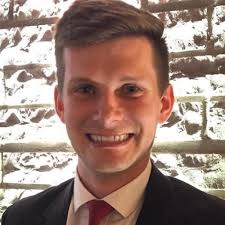
#> input picture imgs/heitor.jpg, 225 x 225 px, found by its file name
$ python svd_compressao.py
#> lines starting #> are read from the running program, lines starting #| are printed output that depends on the picture
"""
Compressão de imagem com SVD (Decomposição em Valores Singulares)

Ideia: toda matriz A (m x n) pode ser escrita como A = U @ diag(S) @ Vt.
Se guardarmos só os k maiores valores singulares, obtemos uma aproximação A_k
que usa bem menos dados e ainda parece com a original.

Uso:
    python svd_compressao.py minha_foto.jpg
"""

import sys
import numpy as np
import matplotlib.pyplot as plt
from PIL import Image

# ---------------------------------------------------------------
# 1) CONFIGURAÇÃO
# ---------------------------------------------------------------
CAMINHO = sys.argv[1] if len(sys.argv) > 1 else "heitor.jpg"
VALORES_K = [2, 5, 20, 50, 100]  # quantos valores singulares manter


# ---------------------------------------------------------------
# 2) FUNÇÕES
# ---------------------------------------------------------------
def carregar_imagem(caminho):
    """Abre a imagem em tons de cinza e devolve uma matriz numpy (m x n)."""
#> called with caminho = 'heitor.jpg'
    img = Image.open(caminho).convert("L")  # "L" = escala de cinza
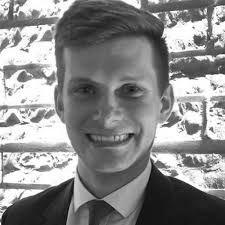
#> img: PIL image 225x225 L; min 5, max 255, mean 137.3
    return np.array(img, dtype=float)


def reconstruir(U, S, Vt, k):
    """Monta A_k usando apenas os k primeiros valores singulares."""
    return U[:, :k] @ np.diag(S[:k]) @ Vt[:k, :]


def tamanho_comprimido(m, n, k):
    """Quantos números precisamos guardar: U (m*k) + S (k) + Vt (k*n)."""
    return k * (m + n + 1)


def energia_retida(S, k):
    """Fração da 'informação' mantida (soma dos quadrados dos valores singulares)."""
    return np.sum(S[:k] ** 2) / np.sum(S ** 2)


# ---------------------------------------------------------------
# 3) PROGRAMA PRINCIPAL
# ---------------------------------------------------------------
A = carregar_imagem(CAMINHO)
m, n = A.shape
#> m = 225; n = 225
print(f"Imagem: {m} x {n} pixels  ->  {m * n} números\n")
#| Imagem: 225 x 225 pixels  ->  50625 números

# A decomposição em si: uma única linha
U, S, Vt = np.linalg.svd(A, full_matrices=False)
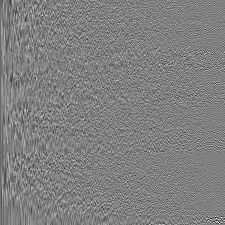
#> U: shape (225, 225) float64; min -0.408, max 0.402, mean -0.000378; drawn with min black and max white
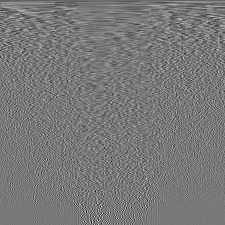
#> Vt: shape (225, 225) float64; min -0.416, max 0.461, mean -0.000359; drawn with min black and max white
#> S = 225 values, max 33027.3 at index 0, min 0.0765 at index 224, mean 496.6

# Tabela de resultados
print(f"{'k':>5} {'números guardados':>20} {'economia':>10} {'energia':>9}")
for k in VALORES_K:
    guardado = tamanho_comprimido(m, n, k)
    economia = 1 - guardado / (m * n)
    print(f"{k:>5} {guardado:>20} {economia:>10.1%} {energia_retida(S, k):>9.1%}")
#> this loop made 5 passes
#|     2                  902      98.2%     91.7%
#|     5                 2255      95.5%     95.0%
#|    20                 9020      82.2%     98.7%
#|    50                22550      55.5%     99.7%
#|   100                45100      10.9%    100.0%

# ---------------------------------------------------------------
# 4) GRÁFICO 1: original vs. aproximações
# ---------------------------------------------------------------
fig, eixos = plt.subplots(1, len(VALORES_K) + 1, figsize=(3 * (len(VALORES_K) + 1), 3.5))

eixos[0].imshow(A, cmap="gray")
eixos[0].set_title("Original")

for eixo, k in zip(eixos[1:], VALORES_K):
    Ak = reconstruir(U, S, Vt, k)
    eixo.imshow(Ak, cmap="gray", vmin=0, vmax=255)
    eixo.set_title(f"k = {k}\n{1 - tamanho_comprimido(m, n, k) / (m * n):.0%} menos dados")
#> this loop made 5 passes
#> pass 1, `Ak = reconstruir(U, S, Vt, k)`:
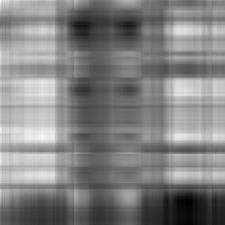
#> Ak: shape (225, 225) float64; min -19.44, max 288.2, mean 137.1; drawn with min black and max white
#> pass 3, `Ak = reconstruir(U, S, Vt, k)`:
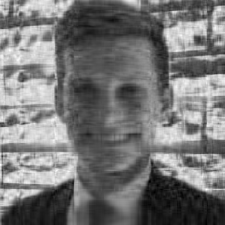
#> Ak: shape (225, 225) float64; min -4.63, max 302.2, mean 137.3; drawn with min black and max white

for eixo in eixos:
    eixo.axis("off")
plt.tight_layout()
plt.savefig("comparacao_svd.png", dpi=150)
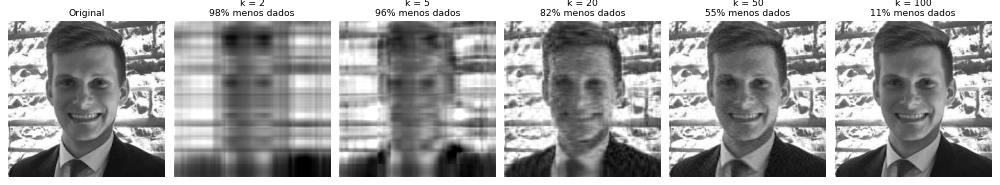
#> figure drawn by matplotlib, 6 panels

# ---------------------------------------------------------------
# 5) GRÁFICO 2: por que funciona? (valores singulares caem rápido)
# ---------------------------------------------------------------
plt.figure(figsize=(6, 4))
plt.semilogy(S)
plt.xlabel("índice i")
plt.ylabel("valor singular σᵢ (escala log)")
plt.title("Poucos valores singulares concentram quase toda a informação")
plt.grid(True)
plt.tight_layout()
plt.savefig("valores_singulares.png", dpi=150)
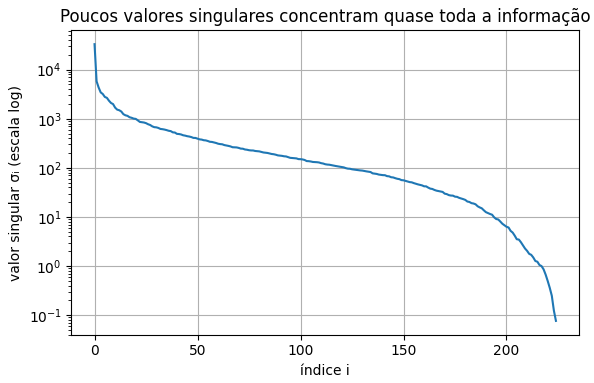
#> figure drawn by matplotlib, 1 panel; curve peaks at x = 0, y = 33027.3

plt.show()

$ run again, with imgs/danimar.jpg copied over imgs/heitor.jpg
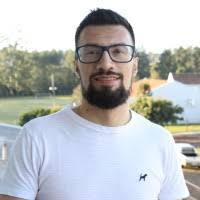
#> input picture imgs/danimar.jpg, 200 x 200 px, found by its file name
#| Imagem: 200 x 200 pixels  ->  40000 números
#> `U, S, Vt = np.linalg.svd(A, full_matrices=False)`:
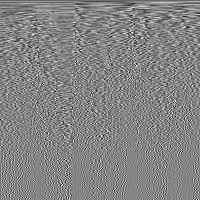
#> Vt: shape (200, 200) float64; min -0.346, max 0.321, mean -0.000385; drawn with min black and max white
#> S = 200 values, max 38514.2 at index 0, min 0.0129 at index 199, mean 411.9
#> the loop `for k in VALORES_K:` made 5 passes
#|     2                  802      98.0%     97.2%
#|     5                 2005      95.0%     98.7%
#|    20                 8020      80.0%     99.8%
#|    50                20050      49.9%    100.0%
#|   100                40100      -0.2%    100.0%
#> `plt.savefig("valores_singulares.png", dpi=150)`:
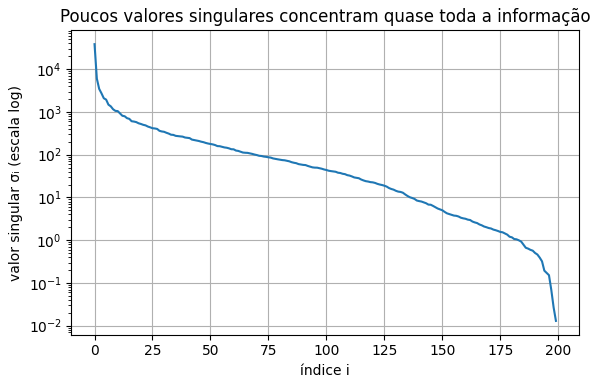
#> figure drawn by matplotlib, 1 panel; curve peaks at x = 0, y = 38514.2

$ run again, with imgs/danimar2.jpg copied over imgs/heitor.jpg
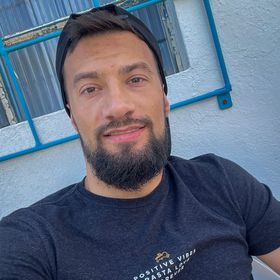
#> input picture imgs/danimar2.jpg, 280 x 280 px, found by its file name
#| Imagem: 280 x 280 pixels  ->  78400 números
#> `U, S, Vt = np.linalg.svd(A, full_matrices=False)`:
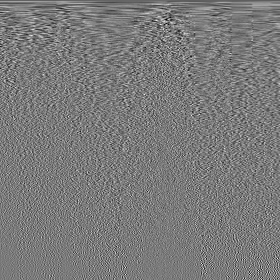
#> Vt: shape (280, 280) float64; min -0.302, max 0.325, mean -0.000226; drawn with min black and max white
#> S = 280 values, max 31122.7 at index 0, min 0.00364 at index 279, mean 359
#> the loop `for k in VALORES_K:` made 5 passes
#|     2                 1122      98.6%     93.6%
#|     5                 2805      96.4%     96.6%
#|    20                11220      85.7%     98.9%
#|    50                28050      64.2%     99.7%
#|   100                56100      28.4%     99.9%
#> `plt.savefig("valores_singulares.png", dpi=150)`:
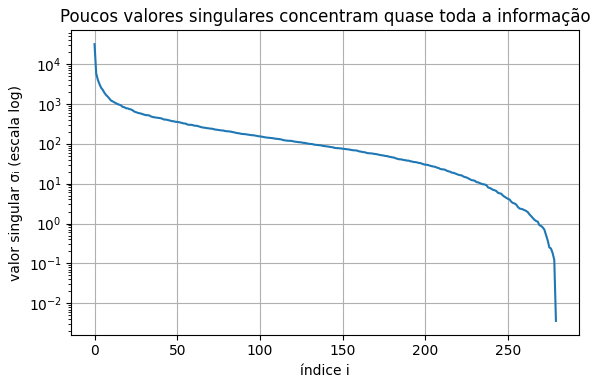
#> figure drawn by matplotlib, 1 panel; curve peaks at x = 0, y = 31122.7
